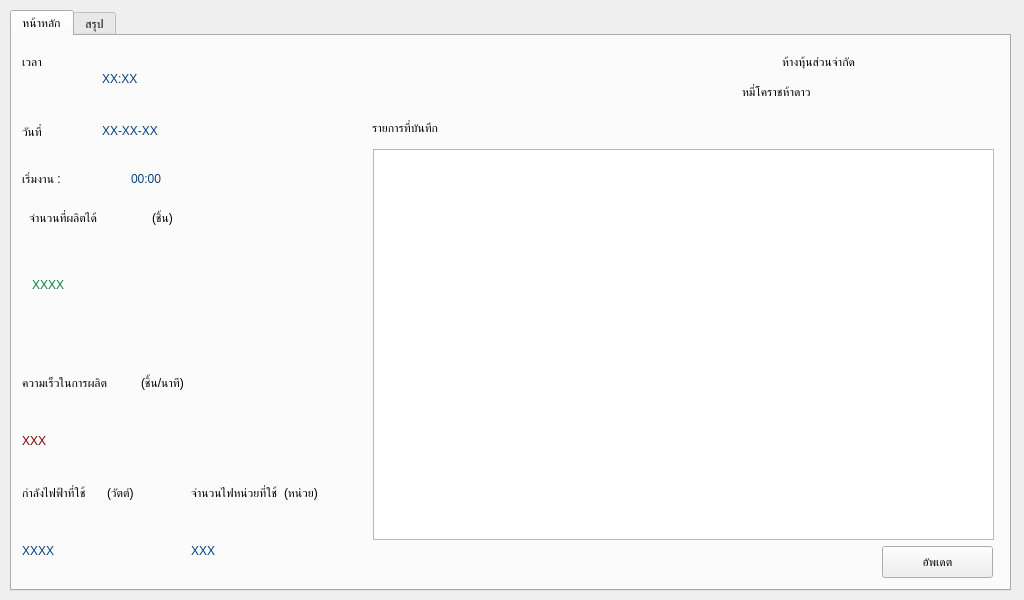
<?xml version="1.0" encoding="UTF-8"?>
<ui version="4.0">
 <class>MainWindow</class>
 <widget class="QMainWindow" name="MainWindow">
  <property name="geometry">
   <rect>
    <x>0</x>
    <y>0</y>
    <width>1024</width>
    <height>600</height>
   </rect>
  </property>
  <property name="windowTitle">
   <string>MainWindow</string>
  </property>
  <widget class="QWidget" name="centralwidget">
   <widget class="QTabWidget" name="tabWidget">
    <property name="geometry">
     <rect>
      <x>10</x>
      <y>10</y>
      <width>1001</width>
      <height>581</height>
     </rect>
    </property>
    <property name="layoutDirection">
     <enum>Qt::LeftToRight</enum>
    </property>
    <property name="tabPosition">
     <enum>QTabWidget::North</enum>
    </property>
    <property name="currentIndex">
     <number>0</number>
    </property>
    <property name="movable">
     <bool>false</bool>
    </property>
    <widget class="QWidget" name="tab_main">
     <attribute name="title">
      <string>หน้าหลัก</string>
     </attribute>
     <widget class="QWidget" name="layoutWidget_4">
      <property name="geometry">
       <rect>
        <x>10</x>
        <y>120</y>
        <width>211</width>
        <height>45</height>
       </rect>
      </property>
      <layout class="QHBoxLayout" name="horizontalLayout_6">
       <item>
        <widget class="QLabel" name="label">
         <property name="styleSheet">
          <string notr="true">font: 18pt &quot;.AppleSystemUIFont&quot;;</string>
         </property>
         <property name="text">
          <string>เริ่มงาน : </string>
         </property>
        </widget>
       </item>
       <item>
        <widget class="QLabel" name="lbl_StartTime">
         <property name="styleSheet">
          <string notr="true">font: 24pt &quot;.AppleSystemUIFont&quot;;
color: rgb(7, 64, 128);</string>
         </property>
         <property name="text">
          <string>00:00</string>
         </property>
         <property name="alignment">
          <set>Qt::AlignLeading|Qt::AlignLeft|Qt::AlignVCenter</set>
         </property>
        </widget>
       </item>
      </layout>
     </widget>
     <widget class="QLabel" name="label_4">
      <property name="geometry">
       <rect>
        <x>770</x>
        <y>10</y>
        <width>131</width>
        <height>31</height>
       </rect>
      </property>
      <property name="styleSheet">
       <string notr="true">font: 18pt &quot;.AppleSystemUIFont&quot;;</string>
      </property>
      <property name="text">
       <string>ห้างหุ้นส่วนจำกัด</string>
      </property>
     </widget>
     <widget class="QLabel" name="label_12">
      <property name="geometry">
       <rect>
        <x>900</x>
        <y>10</y>
        <width>81</width>
        <height>81</height>
       </rect>
      </property>
      <property name="text">
       <string/>
      </property>
      <property name="pixmap">
       <pixmap>logo.png</pixmap>
      </property>
     </widget>
     <widget class="QWidget" name="layoutWidget_2">
      <property name="geometry">
       <rect>
        <x>10</x>
        <y>430</y>
        <width>331</width>
        <height>111</height>
       </rect>
      </property>
      <layout class="QHBoxLayout" name="horizontalLayout_5">
       <item>
        <layout class="QVBoxLayout" name="verticalLayout_2">
         <item>
          <layout class="QHBoxLayout" name="horizontalLayout_3">
           <item>
            <widget class="QLabel" name="label_7">
             <property name="text">
              <string>กำลังไฟฟ้าที่ใช้</string>
             </property>
            </widget>
           </item>
           <item>
            <widget class="QLabel" name="label_8">
             <property name="text">
              <string>(วัตต์)</string>
             </property>
            </widget>
           </item>
          </layout>
         </item>
         <item>
          <widget class="QLabel" name="lbl_Power">
           <property name="styleSheet">
            <string notr="true">font: 48pt &quot;.AppleSystemUIFont&quot;;
color: rgb(7, 64, 128);</string>
           </property>
           <property name="text">
            <string>XXXX</string>
           </property>
          </widget>
         </item>
        </layout>
       </item>
       <item>
        <layout class="QVBoxLayout" name="verticalLayout_3">
         <item>
          <layout class="QHBoxLayout" name="horizontalLayout_4">
           <item>
            <widget class="QLabel" name="label_10">
             <property name="text">
              <string>จำนวนไฟหน่วยที่ใช้</string>
             </property>
            </widget>
           </item>
           <item>
            <widget class="QLabel" name="label_9">
             <property name="text">
              <string>(หน่วย)</string>
             </property>
            </widget>
           </item>
          </layout>
         </item>
         <item>
          <widget class="QLabel" name="lbl_Energy">
           <property name="styleSheet">
            <string notr="true">font: 48pt &quot;.AppleSystemUIFont&quot;;
color: rgb(7, 64, 128);</string>
           </property>
           <property name="text">
            <string>XXX</string>
           </property>
          </widget>
         </item>
        </layout>
       </item>
      </layout>
     </widget>
     <widget class="QWidget" name="layoutWidget">
      <property name="geometry">
       <rect>
        <x>10</x>
        <y>320</y>
        <width>232</width>
        <height>111</height>
       </rect>
      </property>
      <layout class="QVBoxLayout" name="verticalLayout_4">
       <item>
        <layout class="QHBoxLayout" name="horizontalLayout_2">
         <item>
          <widget class="QLabel" name="label_3">
           <property name="styleSheet">
            <string notr="true">font: 18pt &quot;.AppleSystemUIFont&quot;;</string>
           </property>
           <property name="text">
            <string>ความเร็วในการผลิต</string>
           </property>
          </widget>
         </item>
         <item>
          <widget class="QLabel" name="label_6">
           <property name="styleSheet">
            <string notr="true">font: 18pt &quot;.AppleSystemUIFont&quot;;</string>
           </property>
           <property name="text">
            <string>(ชิ้น/นาที)</string>
           </property>
          </widget>
         </item>
        </layout>
       </item>
       <item>
        <widget class="QLabel" name="lbl_Preformance">
         <property name="styleSheet">
          <string notr="true">font: 60pt &quot;.AppleSystemUIFont&quot;;
color: rgb(128, 0, 2);</string>
         </property>
         <property name="text">
          <string>XXX</string>
         </property>
        </widget>
       </item>
      </layout>
     </widget>
     <widget class="QLabel" name="label_19">
      <property name="geometry">
       <rect>
        <x>730</x>
        <y>40</y>
        <width>171</width>
        <height>31</height>
       </rect>
      </property>
      <property name="styleSheet">
       <string notr="true">font: 24pt &quot;.AppleSystemUIFont&quot;;</string>
      </property>
      <property name="text">
       <string>หมี่โคราชห้าดาว</string>
      </property>
     </widget>
     <widget class="QTableWidget" name="twDB">
      <property name="geometry">
       <rect>
        <x>361</x>
        <y>113</y>
        <width>621</width>
        <height>391</height>
       </rect>
      </property>
      <property name="sizeAdjustPolicy">
       <enum>QAbstractScrollArea::AdjustToContents</enum>
      </property>
      <attribute name="horizontalHeaderDefaultSectionSize">
       <number>120</number>
      </attribute>
     </widget>
     <widget class="QLabel" name="label_11">
      <property name="geometry">
       <rect>
        <x>360</x>
        <y>80</y>
        <width>115</width>
        <height>24</height>
       </rect>
      </property>
      <property name="styleSheet">
       <string notr="true">font: 18pt &quot;.AppleSystemUIFont&quot;;</string>
      </property>
      <property name="text">
       <string>รายการที่บันทึก</string>
      </property>
     </widget>
     <widget class="QWidget" name="layoutWidget">
      <property name="geometry">
       <rect>
        <x>0</x>
        <y>0</y>
        <width>2</width>
        <height>2</height>
       </rect>
      </property>
      <layout class="QHBoxLayout" name="horizontalLayout_7"/>
     </widget>
     <widget class="QPushButton" name="btn_update">
      <property name="geometry">
       <rect>
        <x>870</x>
        <y>510</y>
        <width>111</width>
        <height>32</height>
       </rect>
      </property>
      <property name="styleSheet">
       <string notr="true"/>
      </property>
      <property name="text">
       <string>อัพเดต</string>
      </property>
      <property name="iconSize">
       <size>
        <width>32</width>
        <height>16</height>
       </size>
      </property>
     </widget>
     <widget class="QLabel" name="lbl_dateNow">
      <property name="geometry">
       <rect>
        <x>90</x>
        <y>80</y>
        <width>114</width>
        <height>29</height>
       </rect>
      </property>
      <property name="styleSheet">
       <string notr="true">font: 24pt &quot;.AppleSystemUIFont&quot;;
color: rgb(7, 64, 128);</string>
      </property>
      <property name="text">
       <string>XX-XX-XX</string>
      </property>
      <property name="alignment">
       <set>Qt::AlignLeading|Qt::AlignLeft|Qt::AlignVCenter</set>
      </property>
     </widget>
     <widget class="QLabel" name="label_26">
      <property name="geometry">
       <rect>
        <x>10</x>
        <y>10</y>
        <width>131</width>
        <height>31</height>
       </rect>
      </property>
      <property name="styleSheet">
       <string notr="true">font: 18pt &quot;.AppleSystemUIFont&quot;;</string>
      </property>
      <property name="text">
       <string>เวลา</string>
      </property>
     </widget>
     <widget class="QLabel" name="label_31">
      <property name="geometry">
       <rect>
        <x>10</x>
        <y>80</y>
        <width>131</width>
        <height>31</height>
       </rect>
      </property>
      <property name="styleSheet">
       <string notr="true">font: 18pt &quot;.AppleSystemUIFont&quot;;</string>
      </property>
      <property name="text">
       <string>วันที่</string>
      </property>
     </widget>
     <widget class="QLabel" name="lbl_Clock">
      <property name="geometry">
       <rect>
        <x>90</x>
        <y>0</y>
        <width>199</width>
        <height>85</height>
       </rect>
      </property>
      <property name="styleSheet">
       <string notr="true">font: 72pt &quot;.AppleSystemUIFont&quot;;
color: rgb(7, 64, 128);</string>
      </property>
      <property name="text">
       <string>XX:XX</string>
      </property>
      <property name="alignment">
       <set>Qt::AlignLeading|Qt::AlignLeft|Qt::AlignVCenter</set>
      </property>
     </widget>
     <widget class="QLabel" name="lbl_CountTotal">
      <property name="geometry">
       <rect>
        <x>20</x>
        <y>190</y>
        <width>321</width>
        <height>118</height>
       </rect>
      </property>
      <property name="styleSheet">
       <string notr="true">font: 120pt &quot;.AppleSystemUIFont&quot;;
color: rgb(16, 128, 64);</string>
      </property>
      <property name="text">
       <string>XXXX</string>
      </property>
     </widget>
     <widget class="QLabel" name="label_2">
      <property name="geometry">
       <rect>
        <x>17</x>
        <y>170</y>
        <width>115</width>
        <height>24</height>
       </rect>
      </property>
      <property name="styleSheet">
       <string notr="true">font: 18pt &quot;.AppleSystemUIFont&quot;;</string>
      </property>
      <property name="text">
       <string>จำนวนที่ผลิตได้</string>
      </property>
     </widget>
     <widget class="QLabel" name="label_5">
      <property name="geometry">
       <rect>
        <x>140</x>
        <y>170</y>
        <width>35</width>
        <height>24</height>
       </rect>
      </property>
      <property name="styleSheet">
       <string notr="true">font: 18pt &quot;.AppleSystemUIFont&quot;;</string>
      </property>
      <property name="text">
       <string>(ชิ้น)</string>
      </property>
     </widget>
    </widget>
    <widget class="QWidget" name="tab_results">
     <attribute name="title">
      <string>สรุป</string>
     </attribute>
     <widget class="QTableWidget" name="tw_Resulte_DB">
      <property name="geometry">
       <rect>
        <x>10</x>
        <y>190</y>
        <width>981</width>
        <height>351</height>
       </rect>
      </property>
      <property name="sizeAdjustPolicy">
       <enum>QAbstractScrollArea::AdjustToContents</enum>
      </property>
     </widget>
     <widget class="QPushButton" name="btn_LoadDB">
      <property name="geometry">
       <rect>
        <x>400</x>
        <y>10</y>
        <width>113</width>
        <height>32</height>
       </rect>
      </property>
      <property name="text">
       <string>โหลดข้อมูล</string>
      </property>
     </widget>
     <widget class="QLabel" name="label_13">
      <property name="geometry">
       <rect>
        <x>20</x>
        <y>80</y>
        <width>60</width>
        <height>16</height>
       </rect>
      </property>
      <property name="text">
       <string>วันที่</string>
      </property>
     </widget>
     <widget class="QLabel" name="label_14">
      <property name="geometry">
       <rect>
        <x>180</x>
        <y>80</y>
        <width>21</width>
        <height>16</height>
       </rect>
      </property>
      <property name="text">
       <string>ถึง </string>
      </property>
     </widget>
     <widget class="QLabel" name="label_15">
      <property name="geometry">
       <rect>
        <x>360</x>
        <y>80</y>
        <width>111</width>
        <height>16</height>
       </rect>
      </property>
      <property name="text">
       <string>ความเร็วในการผลิต</string>
      </property>
     </widget>
     <widget class="QLabel" name="label_16">
      <property name="geometry">
       <rect>
        <x>20</x>
        <y>110</y>
        <width>91</width>
        <height>16</height>
       </rect>
      </property>
      <property name="text">
       <string>จำนวนที่ผลิตได้</string>
      </property>
     </widget>
     <widget class="QLabel" name="label_17">
      <property name="geometry">
       <rect>
        <x>20</x>
        <y>140</y>
        <width>71</width>
        <height>16</height>
       </rect>
      </property>
      <property name="text">
       <string>พลังงานที่ใช้</string>
      </property>
     </widget>
     <widget class="QLabel" name="label_18">
      <property name="geometry">
       <rect>
        <x>360</x>
        <y>110</y>
        <width>71</width>
        <height>16</height>
       </rect>
      </property>
      <property name="text">
       <string>หน่วยไฟที่ใช้</string>
      </property>
     </widget>
     <widget class="QPushButton" name="btn_Delete">
      <property name="geometry">
       <rect>
        <x>870</x>
        <y>150</y>
        <width>113</width>
        <height>32</height>
       </rect>
      </property>
      <property name="text">
       <string>ลบ</string>
      </property>
     </widget>
     <widget class="QPushButton" name="btn_Edit">
      <property name="geometry">
       <rect>
        <x>750</x>
        <y>150</y>
        <width>113</width>
        <height>32</height>
       </rect>
      </property>
      <property name="text">
       <string>แก้ไขข้อมูล</string>
      </property>
     </widget>
     <widget class="QLabel" name="lbl_Resulte_DateStart">
      <property name="geometry">
       <rect>
        <x>60</x>
        <y>80</y>
        <width>121</width>
        <height>20</height>
       </rect>
      </property>
      <property name="text">
       <string>-</string>
      </property>
     </widget>
     <widget class="QLabel" name="lbl_Resulte_DateStart_2">
      <property name="geometry">
       <rect>
        <x>210</x>
        <y>80</y>
        <width>121</width>
        <height>20</height>
       </rect>
      </property>
      <property name="text">
       <string>-</string>
      </property>
     </widget>
     <widget class="QLabel" name="lbl_Resulte_Preformance">
      <property name="geometry">
       <rect>
        <x>490</x>
        <y>80</y>
        <width>60</width>
        <height>16</height>
       </rect>
      </property>
      <property name="text">
       <string>-</string>
      </property>
     </widget>
     <widget class="QLabel" name="lbl_Resulte_energy">
      <property name="geometry">
       <rect>
        <x>490</x>
        <y>110</y>
        <width>60</width>
        <height>16</height>
       </rect>
      </property>
      <property name="text">
       <string>-</string>
      </property>
     </widget>
     <widget class="QLabel" name="lbl_Resulte_power">
      <property name="geometry">
       <rect>
        <x>130</x>
        <y>140</y>
        <width>60</width>
        <height>16</height>
       </rect>
      </property>
      <property name="text">
       <string>-</string>
      </property>
     </widget>
     <widget class="QLabel" name="lbl_Resulte_TotalCount">
      <property name="geometry">
       <rect>
        <x>130</x>
        <y>110</y>
        <width>60</width>
        <height>16</height>
       </rect>
      </property>
      <property name="text">
       <string>-</string>
      </property>
     </widget>
     <widget class="QLabel" name="label_20">
      <property name="geometry">
       <rect>
        <x>20</x>
        <y>20</y>
        <width>31</width>
        <height>16</height>
       </rect>
      </property>
      <property name="text">
       <string>วันที่</string>
      </property>
     </widget>
     <widget class="QLabel" name="label_21">
      <property name="geometry">
       <rect>
        <x>210</x>
        <y>20</y>
        <width>31</width>
        <height>16</height>
       </rect>
      </property>
      <property name="text">
       <string>ถึง</string>
      </property>
     </widget>
     <widget class="QLabel" name="label_22">
      <property name="geometry">
       <rect>
        <x>20</x>
        <y>40</y>
        <width>81</width>
        <height>31</height>
       </rect>
      </property>
      <property name="styleSheet">
       <string notr="true">font: 18pt &quot;.AppleSystemUIFont&quot;;
color: rgb(7, 64, 128);</string>
      </property>
      <property name="text">
       <string>สรุปข้อมูล</string>
      </property>
     </widget>
     <widget class="QLabel" name="label_23">
      <property name="geometry">
       <rect>
        <x>190</x>
        <y>105</y>
        <width>51</width>
        <height>21</height>
       </rect>
      </property>
      <property name="text">
       <string>ชิ้น (รวม)</string>
      </property>
     </widget>
     <widget class="QLabel" name="label_24">
      <property name="geometry">
       <rect>
        <x>570</x>
        <y>75</y>
        <width>91</width>
        <height>21</height>
       </rect>
      </property>
      <property name="text">
       <string>ชิ้น/นาที (เฉลี่ย)</string>
      </property>
     </widget>
     <widget class="QLabel" name="label_25">
      <property name="geometry">
       <rect>
        <x>190</x>
        <y>140</y>
        <width>71</width>
        <height>16</height>
       </rect>
      </property>
      <property name="text">
       <string>วัตต์( เฉลี่ย)</string>
      </property>
     </widget>
     <widget class="QLabel" name="label_27">
      <property name="geometry">
       <rect>
        <x>730</x>
        <y>40</y>
        <width>171</width>
        <height>31</height>
       </rect>
      </property>
      <property name="styleSheet">
       <string notr="true">font: 24pt &quot;.AppleSystemUIFont&quot;;</string>
      </property>
      <property name="text">
       <string>หมี่โคราชห้าดาว</string>
      </property>
     </widget>
     <widget class="QLabel" name="label_28">
      <property name="geometry">
       <rect>
        <x>900</x>
        <y>10</y>
        <width>81</width>
        <height>81</height>
       </rect>
      </property>
      <property name="text">
       <string/>
      </property>
      <property name="pixmap">
       <pixmap>logo.png</pixmap>
      </property>
     </widget>
     <widget class="QLabel" name="label_29">
      <property name="geometry">
       <rect>
        <x>770</x>
        <y>10</y>
        <width>131</width>
        <height>31</height>
       </rect>
      </property>
      <property name="styleSheet">
       <string notr="true">font: 18pt &quot;.AppleSystemUIFont&quot;;</string>
      </property>
      <property name="text">
       <string>ห้างหุ้นส่วนจำกัด</string>
      </property>
     </widget>
     <widget class="Line" name="line">
      <property name="geometry">
       <rect>
        <x>320</x>
        <y>50</y>
        <width>20</width>
        <height>101</height>
       </rect>
      </property>
      <property name="orientation">
       <enum>Qt::Vertical</enum>
      </property>
     </widget>
     <widget class="QDateTimeEdit" name="date_select_start">
      <property name="geometry">
       <rect>
        <x>50</x>
        <y>10</y>
        <width>141</width>
        <height>31</height>
       </rect>
      </property>
      <property name="dateTime">
       <datetime>
        <hour>0</hour>
        <minute>0</minute>
        <second>0</second>
        <year>2025</year>
        <month>1</month>
        <day>1</day>
       </datetime>
      </property>
      <property name="displayFormat">
       <string>yyyy-M-d  HH:mm</string>
      </property>
      <property name="calendarPopup">
       <bool>true</bool>
      </property>
     </widget>
     <widget class="QDateTimeEdit" name="date_select_end">
      <property name="geometry">
       <rect>
        <x>250</x>
        <y>10</y>
        <width>141</width>
        <height>31</height>
       </rect>
      </property>
      <property name="dateTime">
       <datetime>
        <hour>0</hour>
        <minute>0</minute>
        <second>0</second>
        <year>2025</year>
        <month>1</month>
        <day>1</day>
       </datetime>
      </property>
      <property name="displayFormat">
       <string>yyyy-M-d  HH:mm</string>
      </property>
      <property name="calendarPopup">
       <bool>true</bool>
      </property>
     </widget>
     <widget class="QLabel" name="label_30">
      <property name="geometry">
       <rect>
        <x>570</x>
        <y>110</y>
        <width>71</width>
        <height>16</height>
       </rect>
      </property>
      <property name="text">
       <string>หน่วย (รวม)</string>
      </property>
     </widget>
    </widget>
   </widget>
  </widget>
 </widget>
 <resources/>
 <connections/>
</ui>
